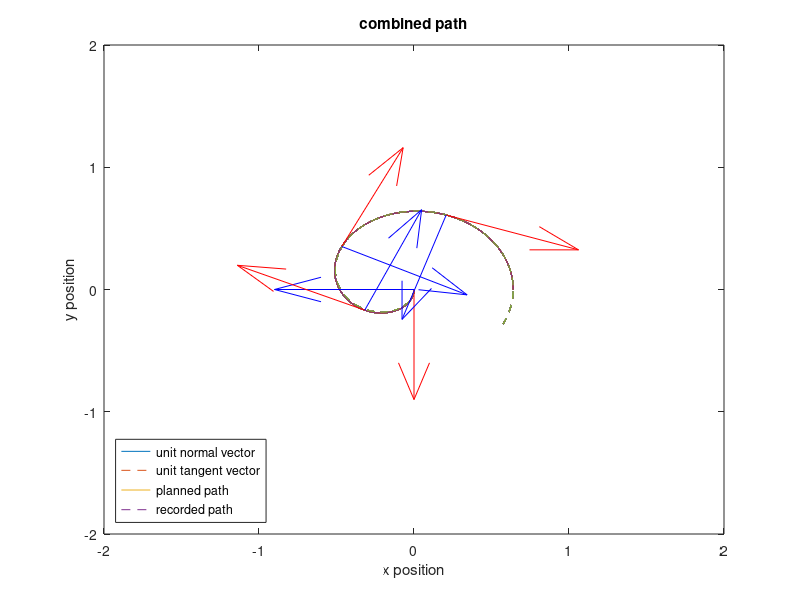

Recreate this plot in MATLAB.
u = linspace(0,5*pi,118); % define a set of evenly spaced points between 0 and 2*pi
r = [(-0.8E0).*(0.6E0+(0.4E0+(-1).*cos(u.*0.2)).*cos(u.*0.2));0.8E0.*(0.4E0+(-1).*cos(u.*0.2)).*sin(u.*0.2);0*u.*0.2];% define the position vector
That = [(0.32E0+(-0.16E1).*cos(u.*0.2)).*(0.7424E0+(-0.512E0).*cos(u.*0.2)).^(-1/2) .*sin(u.*0.2);(0.7424E0+(-0.512E0).*cos(u.*0.2)).^(-1/2).*(0.32E0.*cos(u.*0.2)+(-0.8E0).*cos(u.*0.2).^2+0.8E0.*sin(u.*0.2).^2);0*u.*0.2];
Na = cos(0.14E1+u.*0.2).*((-0.278091E1).*cos(0.14E1+u.*0.2).*cos(0.371E1+ 0.265E1.*u.*0.2)+(-0.10494E1).*sin(0.14E1+u.*0.2).*sin(0.371E1+0.265E1.*u.*0.2)).*(cos(0.14E1+u.*0.2).^4.*(0.773346E1.*cos(0.371E1+0.265E1.*u.*0.2).^2+(-0.217626E-15).*sin(0.14E1+u.*0.2).^2)+0.868932E1.*cos(0.14E1+u.*0.2).^2.*cos(0.371E1+0.265E1.*u.*0.2).^2.*sin(0.371E1+0.265E1.*u.*0.2).^2+0.27531E0.*sin(0.28E1+2.*u.*0.2).^2.*sin(0.371E1+0.265E1.*u.*0.2).^2+(0.174101E-14.*cos(0.371E1+0.265E1.*u.*0.2).^2+0.123735E1.*sin(0.14E1+u.*0.2).^2).*sin(0.371E1+0.265E1.*u.*0.2).^4+0.364786E0.*csc(0.14E1+u.*0.2).^2.*sin(0.28E1+2.*u.*0.2).^3.*sin(0.742E1+0.53E1.*u.*0.2)+0.163949E1.*sin(0.28E1+2.*u.*0.2).*sin(0.371E1+0.265E1.*u.*0.2).^2.*sin(0.742E1+0.53E1.*u.*0.2)).^(-1/2);
Nb = sin(0.371E1+0.265E1.*u.*0.2).*(0.294776E1.*cos(0.14E1+u.*0.2).*cos(0.371E1+0.265E1.*u.*0.2)+0.111236E1.*sin(0.14E1+u.*0.2).*sin(0.371E1+0.265E1.*u.*0.2)).*(cos(0.14E1+u.*0.2).^4.*(0.773346E1.*cos(0.371E1+0.265E1.*u.*0.2).^2+(-0.217626E-15).*sin(0.14E1+u.*0.2).^2)+0.868932E1.*cos(0.14E1+u.*0.2).^2.*cos(0.371E1+0.265E1.*u.*0.2).^2.*sin(0.371E1+0.265E1.*u.*0.2).^2+0.27531E0.*sin(0.28E1+2.*u.*0.2).^2.*sin(0.371E1+0.265E1.*u.*0.2).^2+(0.174101E-14.* cos(0.371E1+0.265E1.*u.*0.2).^2+0.123735E1.*sin(0.14E1+u.*0.2).^2).*sin(0.371E1+0.265E1.*u.*0.2).^4+0.364786E0.*csc(0.14E1+u.*0.2).^2.*sin(0.28E1+2.*u.*0.2).^3.*sin(0.742E1+0.53E1.*u.*0.2)+0.163949E1.*sin(0.28E1+2.*u.*0.2).*sin(0.371E1+0.265E1.*u.*0.2).^2.*sin(0.742E1+0.53E1.*u.*0.2)).^(-1/2);
Nc = zeros(1,100);
Nhat = [((-0.264E1).*cos(u.*0.2).^2+0.16E1.*cos(u.*0.2).^3+0.216E1.*sin(u.*0.2).^2+cos(u.*0.2).*(0.464E0+(-0.8E0).*sin(u.*0.2).^2)).*(0.83209E1+0.555112E-16.*cos(u.*0.2).^5+(-0.381639E-16).*cos(u.*0.2).^6+(-0.29088E1).*sin(u.*0.2).^2+0.572459E-15.*cos(u.*0.2).^4.*sin(u.*0.2).^2+0.381639E-16.*sin(u.*0.2).^6+cos(u.*0.2).^3.*((-0.288E0)+(-0.555112E-15).*sin(u.*0.2).^2)+cos(u.*0.2).^2.*(0.29088E1+(-0.572459E-15).*sin(u.*0.2).^4)+cos(u.*0.2).*((-0.106099E2)+0.864E0.*sin(u.*0.2).^2+0.277556E-15.*sin(u.*0.2).^4)).^(-1/2);(-0.4E0).*sin(u.*0.2).*(0.116E1+(-0.12E2).*cos(u.*0.2)+0.7E1.*cos(u.*0.2).^2+0.1E1.*sin(u.*0.2).^2).*(0.83209E1+0.555112E-16.*cos(u.*0.2).^5+(-0.381639E-16).*cos(u.*0.2).^6+(-0.29088E1).*sin(u.*0.2).^2+0.572459E-15.*cos(u.*0.2).^4.*sin(u.*0.2).^2+0.381639E-16.*sin(u.*0.2).^6+cos(u.*0.2).^3.*((-0.288E0)+(-0.555112E-15).*sin(u.*0.2).^2)+cos(u.*0.2).^2.*(0.29088E1+(-0.572459E-15).*sin(u.*0.2).^4)+cos(u.*0.2).*((-0.106099E2)+0.864E0.*sin(u.*0.2).^2+0.277556E-15.*sin(u.*0.2).^4)).^(-1/2);0*u.*0.2];


load('final.mat')
%Deleting the 0s
VL = diff(dataset(:,2));
pos = dataset(1,:);
for i=1:349
    if VL(i)>0
        pos = [pos; dataset(i,:)];
    end

end
pos(1,:) = [];

XL = pos(:,2);
XR = pos(:,3);
T = pos(:,1);
XLdel = zeros(1,117);
XRdel = zeros(1,117);
Tdel = zeros(1,117);
%Calculating left and right wheel velocity
for i = 2:118
    XLdel(i-1) = XL(i)-XL(i-1);
    XRdel(i-1) = XR(i) - XR(i-1);
    Tdel(i-1) = T(i) - T(i-1);
end
VL = zeros(1,117);
VR = zeros(1,117);
for i = 1:117
    VL(i) = XLdel(i)/Tdel(i);
    VR(i) = XRdel(i)/Tdel(i);
end

%Calculating linear and Angular Velocity
V = (VL+VR)/2;
ang = (-VL+VR)/0.254;


T(1,:) = [];
T = T - 3.45;
%Calculating measured angle at each timestamp
angle = zeros(1,118);

for i=2:118
    angle(i) = angle(i-1)+ang(i-1)*Tdel(i-1);

end

%Calculating x,y position
Xdis = zeros(1,118);
Ydis = zeros(1,118);
for i = 2:118
    Xdis(i) = Xdis(i-1) +(V(i-1)*Tdel(i-1))*cos(angle(i));
    Ydis(i) = Ydis(i-1) + (V(i-1)*Tdel(i-1))*sin(angle(i));
end

figure()
for n = 1:length(u)% loop through each of the points
    
    plot(r(1,:),r(2,:)), axis([-2 2 -2 2]),hold on
    plot(Ydis,-Xdis,'--');
    %quiver(r(1,n),r(2,n),That(1,n),That(2,n),'r') % plot the unit tangent
    %quiver(r(1,n),r(2,n),Nhat(1,n),Nhat(2,n),'b') % plot the unit normal
    %quiver3(r(1,n),r(2,n),r(3,n),Bhat(1,n),Bhat(2,n),Bhat(3,n),'g'), 
    %hold off % plot the unit binormal
    %drawnow % force the graphic to update as it goes
end

for n = 1:30:length(u)
    quiver(r(1,n),r(2,n),That(1,n),That(2,n),'r'); % plot the unit tangent
    quiver(r(1,n),r(2,n),Nhat(1,n),Nhat(2,n),'b');
end
hold off
title('combined path')
xlabel('x position')
ylabel('y position')

legend({'unit normal vector','unit tangent vector','planned path','recorded path'},'Location','southwest')